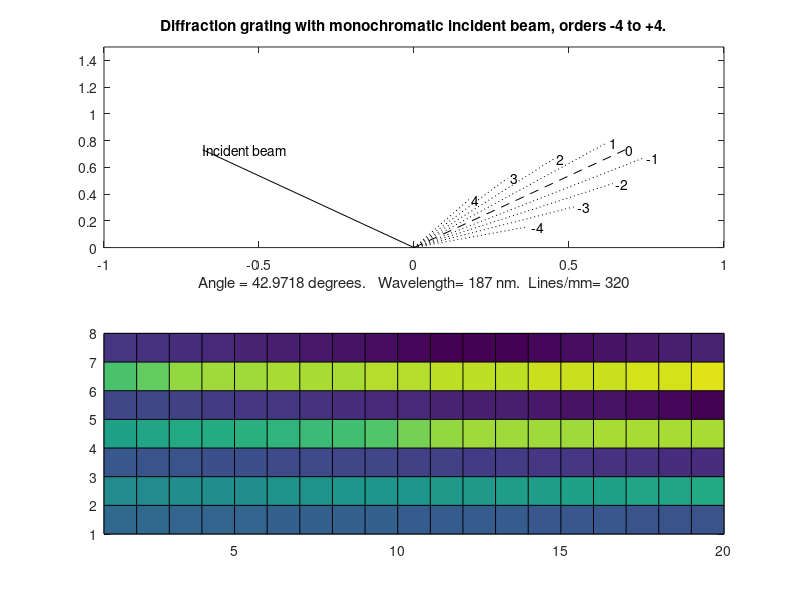

Source code (MATLAB): (Note: this script raises an error after producing the figure.)
% Diffraction grating geometry with monochromatic light, orders +4 to -4 shown.
% Cross section of the geometry of a diffraction grating, a common
% illustration in textbooks of optics, spectroscopy, and analytical chemistry.
% The grating surface is at the bottom of the diagram, along the x axis.
% The line labeled "Incident beam" is the direction of the incoming light
% beam.  The line labeled "0" is the direction of the zeroth-order
% diffraction, at the angle of specular reflection from the grating
% surface.  The upper left slider controls the angle of incidence,
% the lower left slider controls the grating ruling density (lines/mm),
% and the lower right slider controls the wavelength of the
% incident beam.


global alphar
global angle0
global d
global lambda

% User-modifiable parameters:
lambda = 187;  % initial value of wavelength
alphar = .75;   % initial value of angle of incidence
R=320;       % initial value of grating ruling density, lines/mm,
d=1000000/R;  % initial value of groove spacing, in mn

close
figure(1);
clf
h=figure(1);
r=pi/2; % Constant used below

% Compute the angle of the zero-order beam and the X and Y coordinates for
% the endoint of the incident and zero-order beams. 
xi=-cos(r-alphar);yi=sin(r-alphar); % Incident beam
angle0 = asin(-sin(alphar));x0=-cos(r-angle0);y0=sin(r-angle0); % Zero order

% Compute the angle of each diffracted beam and the X and Y coordinates for
% the endpoint of the line if the angle is on scale (90 degrees or less)
m=1;          % Diffraction Order 
angle1 = asin(m*lambda/d-sin(alphar));if imag(angle1)==0;x1=-cos(r-angle1);y1=sin(r-angle1);else x1=0;y1=0;end;
m=-1;          % Diffraction Order 
angle2 = asin(m*lambda/d-sin(alphar));if imag(angle2)==0;x2=-cos(r-angle2);y2=sin(r-angle2);else x2=0;y2=0;end;
m=2;          % Diffraction Order 
angle3 = asin(m*lambda/d-sin(alphar));if imag(angle3)==0;x3=-.8.*cos(r-angle3);y3=.8.*sin(r-angle3);else x3=0;y3=0;end;
m=-2;          % Diffraction Order 
angle4 = asin(m*lambda/d-sin(alphar));if imag(angle4)==0;x4=-.8.*cos(r-angle4);y4=.8.*sin(r-angle4);else x4=0;y4=0;end;
m=3;          % Diffraction Order 
angle5 = asin(m*lambda/d-sin(alphar));if imag(angle5)==0;x5=-.6.*cos(r-angle5);y5=.6.*sin(r-angle5);else x5=0;y5=0;end;
m=-3;          % Diffraction Order 
angle6 = asin(m*lambda/d-sin(alphar));if imag(angle6)==0;x6=-.6.*cos(r-angle6);y6=.6.*sin(r-angle6);else x6=0;y6=0;end;
m=4;          % Diffraction Order 
angle7 = asin(m*lambda/d-sin(alphar));if imag(angle7)==0;x7=-.4.*cos(r-angle7);y7=.4.*sin(r-angle7);else x7=0;y7=0;end;
m=-4;          % Diffraction Order 
angle8 = asin(m*lambda/d-sin(alphar));if imag(angle8)==0;x8=-.4.*cos(r-angle8);y8=.4.*sin(r-angle8);else x8=0;y8=0;end;

subplot(2,1,1)
% Draw lines from 0,0 to the endpoints
plot([0 xi],[0 yi],'k',[0 x0],[0 y0],'k--',...
    [0 x1],[0 y1],'k:',[0 x2],[0 y2],'k:',[0 x3],[0 y3],'k:',...
    [0 x4],[0 y4],'k:',[0 x5],[0 y5],'k:',[0 x6],[0 y6],'k:',...
    [0 x7],[0 y7],'k:',[0 x8],[0 y8],'k:')

% Add labels and title
text(xi,yi,'Incident beam');
if imag(angle0)==0;text(x0,y0,'0');end;
if imag(angle1)==0;text(x1,y1,' 1');end;
if imag(angle2)==0;text(x2,y2,' -1');end;
if imag(angle3)==0;text(x3,y3,' 2');end;
if imag(angle4)==0;text(x4,y4,' -2');end;
if imag(angle5)==0;text(x5,y5,' 3');end;
if imag(angle6)==0;text(x6,y6,' -3');end;
if imag(angle7)==0;text(x7,y7,' 4');end;
if imag(angle8)==0;text(x8,y8,' -4');end;
title('Diffraction grating with monochromatic incident beam, orders -4 to +4.');
xlabel(['Angle = ' num2str(alphar*360/(2*pi)) ' degrees.   Wavelength= '  num2str(lambda) ' nm.  Lines/mm= ' num2str(1000000/d) ])

h2=gca;axis([-1 1 0 1.5]);

subplot(2,1,2)
lambdamatrix=linspace(300,700,20);
m=1;          % Diffraction Order 
anglematrix1 = asin(m*lambdamatrix./d-sin(alphar));if imag(angle1)==0;x1=-cos(r-angle1);y1=sin(r-angle1);else x1=0;y1=0;end;
m=-1;          % Diffraction Order 
anglematrix2 = asin(m*lambdamatrix./d-sin(alphar));if imag(angle2)==0;x2=-cos(r-angle2);y2=sin(r-angle2);else x2=0;y2=0;end;
m=2;          % Diffraction Order 
anglematrix3 = asin(m*lambdamatrix./d-sin(alphar));if imag(angle3)==0;x3=-.8.*cos(r-angle3);y3=.8.*sin(r-angle3);else x3=0;y3=0;end;
m=-2;          % Diffraction Order 
anglematrix4 = asin(m*lambdamatrix./d-sin(alphar));if imag(angle4)==0;x4=-.8.*cos(r-angle4);y4=.8.*sin(r-angle4);else x4=0;y4=0;end;
m=3;          % Diffraction Order 
anglematrix5 = asin(m*lambdamatrix./d-sin(alphar));if imag(angle5)==0;x5=-.6.*cos(r-angle5);y5=.6.*sin(r-angle5);else x5=0;y5=0;end;
m=-3;          % Diffraction Order 
anglematrix6 = asin(m*lambdamatrix./d-sin(alphar));if imag(angle6)==0;x6=-.6.*cos(r-angle6);y6=.6.*sin(r-angle6);else x6=0;y6=0;end;
m=4;          % Diffraction Order 
anglematrix7 = asin(m*lambdamatrix./d-sin(alphar));if imag(angle7)==0;x7=-.4.*cos(r-angle7);y7=.4.*sin(r-angle7);else x7=0;y7=0;end;
m=-4;          % Diffraction Order 
anglematrix8 = asin(m*lambdamatrix./d-sin(alphar));if imag(angle8)==0;x8=-.4.*cos(r-angle8);y8=.4.*sin(r-angle8);else x8=0;y8=0;end;
anglematrix= cat(1, anglematrix1,anglematrix2,anglematrix3,anglematrix4,anglematrix5,anglematrix6,anglematrix7,anglematrix8);
anglematrix=abs(anglematrix);
pcolor(anglematrix)
% Draw the sliders
rtslid(h,@GratingMono1,h2,1,'Scale',[0 pi/2],'Def',alphar,'Back',[0.9 0.9 0.9],'Label','Angle','Position',[0.03 0.5 0.03 0.35]);
rtslid(h,@GratingMono2,h2,0,'Scale',[0 1000],'Def',500,'Back',[0.9 0.9 0.9],'Label','Wavelen.','Position',[0.95 0.05 0.03 0.35]);
rtslid(h,@GratingMono3,h2,0,'Scale',[0 2400],'Def',600,'Back',[0.9 0.9 0.9],'Label','Lines/mm','Position',[0.03 0.05 0.03 0.35]);
